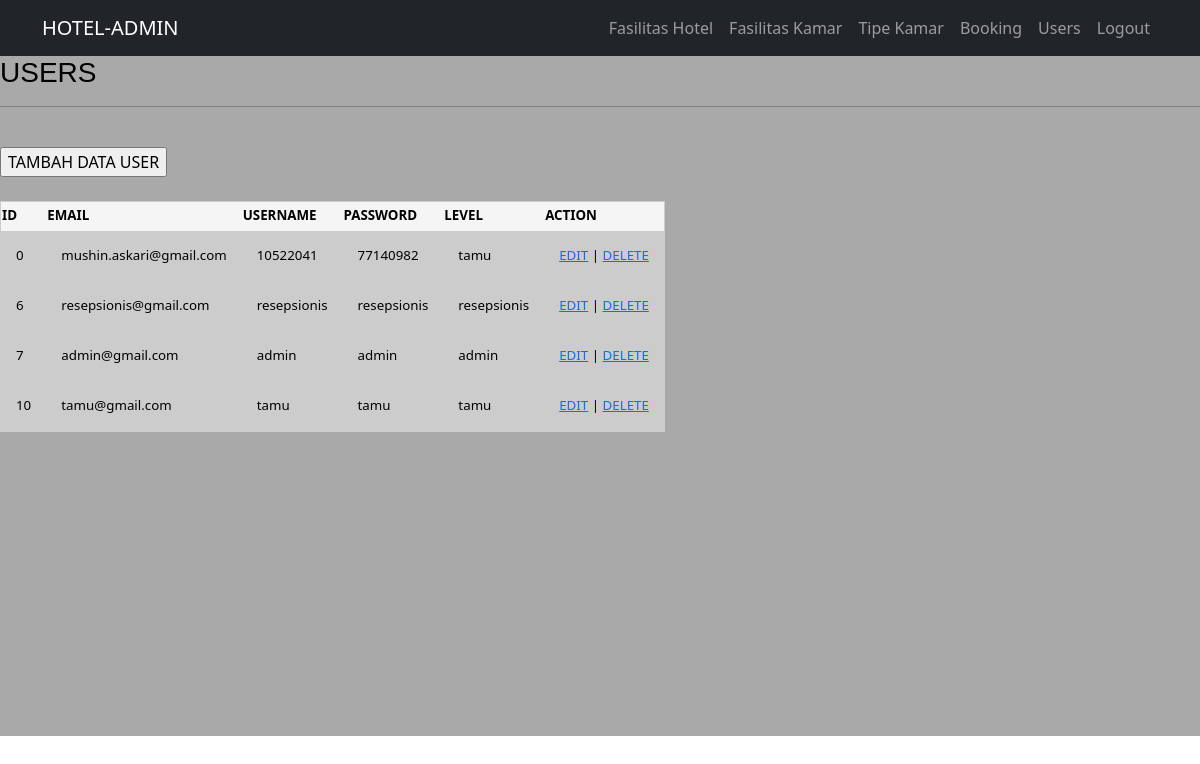
The app's page /admin/user/userView.php (signed in) with its own data.
### tables this page shows
CREATE TABLE `users` (
  `id` int(11) NOT NULL,
  `email` varchar(100) NOT NULL,
  `username` varchar(35) NOT NULL,
  `password` varchar(35) NOT NULL,
  `level` enum('admin','resepsionis','tamu') NOT NULL
);

### admin/user/userView.php (the view, shortened to what this page needs)
<?php
    include "../../koneksi/koneksi.php";
    require_once('../../navbar/navbar_admin.php');
    $queryUser = "SELECT * FROM users";
    $resultUser = mysqli_query($koneksi, $queryUser);
    $countUser = mysqli_num_rows($resultUser);
?>
<div class="user">
    <h3>USERS</h3>
    <hr /> <br />
    <a href="userAdd.php"><input type="submit" name="add" class="buttonadm" value="TAMBAH DATA USER"></a>
    <br> <br>
    <table border="1">
    <tr>
        <th><b>ID</b></th>
        <th><b>EMAIL</b></th>
        <th><b>USERNAME</b></th>
        <th><b>PASSWORD</b></th>
        <th><b>LEVEL</b></th>
        <th><b>ACTION</b></th>
    </tr>
</div>
    <?php
        if($countUser > 0){
            while($dataUser = mysqli_fetch_array($resultUser, MYSQLI_NUM)){
                ?>
                <tr>
                    <td class = "value"><?php echo "$dataUser[0]";?></td>
                    <td class = "value"><?php echo "$dataUser[1]";?></td>
                    <td class = "value"><?php echo "$dataUser[2]";?></td>
                    <td class = "value"><?php echo "$dataUser[3]";?></td>
                    <td class = "value"><?php echo "$dataUser[4]";?></td>
                    <td>
                        <a href="userEdit.php?id=<?php echo"$dataUser[0]"?>">EDIT</a> |
                        <a href="userDelete.php?id=<?php echo"$dataUser[0]"?>">DELETE</a>
                    </td>
        <?php
            }
        }else{
            echo "<tr>
                <td colspan='9' align='center' height='20'>
                    <div>Belum Ada Data</div>
                </td>
            </tr>";
        }
        ?>
</body>
</html>

### admin/user/userView.php (style rules this page uses)
.user { background-color: #A9A9A9; height: 680px; color: black; }
.user h3 { font-family: Arial, Helvetica, sans-serif; color: black; }
table { border-collapse: collapse; font-size: 10pt; border: 1px solid #cccccc; background-color: #cccccc; }
td { padding: 15px; height: 10px; }
th { background-color: whitesmoke; color: black; height: 30px; }

### records on screen
users: id "0", email "mushin.askari@gmail.com", username "10522041", password "77140982", level "tamu"
users: id "6", email "resepsionis@gmail.com", username "resepsionis", password "resepsionis", level "resepsionis"
users: id "7", email "admin@gmail.com", username "admin", password "admin", level "admin"
users: id "10", email "tamu@gmail.com", username "tamu", password "tamu", level "tamu"
